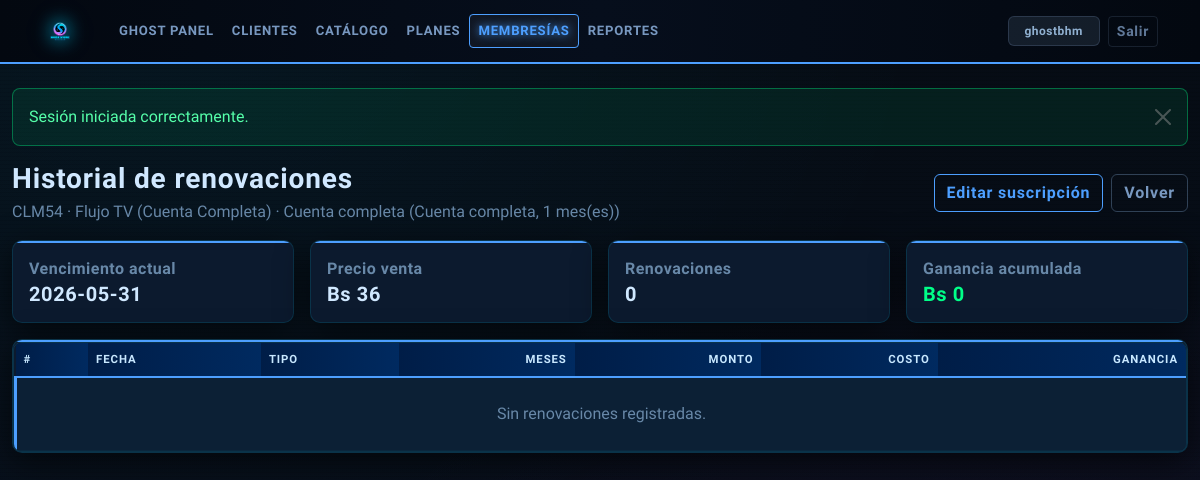
The page /suscripciones/historial/205 (signed in) on the database its author committed.
### tables this page shows
CREATE TABLE `suscripciones` (
  `id` int(11) NOT NULL,
  `cliente_id` int(11) NOT NULL,
  `plataforma_id` int(11) NOT NULL,
  `modalidad_id` int(11) NOT NULL,
  `precio_venta` decimal(10,2) DEFAULT NULL,
  `costo_base` decimal(10,2) DEFAULT NULL,
  `fecha_inicio` date NOT NULL,
  `fecha_vencimiento` date NOT NULL,
  `estado` enum('CONTACTAR_2D','REENVIAR_1D','ESPERA','ACTIVO','VENCIDO','RECUP') DEFAULT 'ACTIVO',
  `ultimo_contacto_fecha` datetime DEFAULT NULL,
  `ultimo_contacto_tipo` enum('MENOS_2','MENOS_1','REC_7','REC_15') DEFAULT NULL,
  `usuario_proveedor` varchar(150) DEFAULT NULL,
  `notas` text DEFAULT NULL,
  `flag_no_renovo` tinyint(1) DEFAULT 0,
  `created_at` datetime DEFAULT current_timestamp()
);

CREATE TABLE `clientes` (
  `id` int(11) NOT NULL,
  `nombre` varchar(120) NOT NULL,
  `telefono` varchar(20) NOT NULL,
  `notas` text DEFAULT NULL,
  `created_at` datetime DEFAULT current_timestamp()
);

CREATE TABLE `plataformas` (
  `id` int(11) NOT NULL,
  `nombre` varchar(100) NOT NULL,
  `tipo_servicio` enum('RENOVABLE','DESECHABLE') NOT NULL,
  `duraciones_disponibles` varchar(100) DEFAULT NULL,
  `dato_renovacion` varchar(20) NOT NULL DEFAULT 'NO_APLICA',
  `mensaje_menos_2` text DEFAULT NULL,
  `mensaje_menos_1` text DEFAULT NULL,
  `mensaje_rec_7` text DEFAULT NULL,
  `mensaje_rec_15` text DEFAULT NULL,
  `created_at` datetime DEFAULT current_timestamp()
);

CREATE TABLE `modalidades` (
  `id` int(11) NOT NULL,
  `plataforma_id` int(11) NOT NULL,
  `nombre_modalidad` varchar(100) NOT NULL,
  `tipo_cuenta` enum('CUENTA_COMPLETA','POR_DISPOSITIVOS','AMBOS') NOT NULL DEFAULT 'CUENTA_COMPLETA',
  `duracion_meses` int(11) NOT NULL DEFAULT 1,
  `dispositivos` int(11) DEFAULT NULL,
  `precio` decimal(10,2) NOT NULL,
  `costo` decimal(10,2) NOT NULL DEFAULT 0.00,
  `created_at` datetime DEFAULT current_timestamp()
);

### app/core/Controller.php (called while the page is built, shortened)
<?php
class Controller
{
    protected function render(string $view, array $data = []): void
    {
        extract($data, EXTR_SKIP);
        require APP_PATH . '/views/layouts/header.php';
        require APP_PATH . '/views/' . $view . '.php';
        require APP_PATH . '/views/layouts/footer.php';
    }
}

### app/controllers/SuscripcionesController.php (called while the page is built, shortened)
<?php
class SuscripcionesController extends Controller
{
    private Suscripcion $suscripciones;
    public function __construct()
    {
        $this->suscripciones = new Suscripcion();
    }
    public function historial(int $id): void
    {
        $suscripcion = $this->suscripciones->findWithRelations($id);
        $movimientos = (new Movimiento())->allBySuscripcion($id);
        $this->render('suscripciones/historial', [
            'pageTitle' => 'Historial de renovaciones',
            'suscripcion' => $suscripcion,
            'movimientos' => $movimientos,
        ]);
    }
}

### app/config/db.php (called while the page is built, shortened)
<?php
function db(): \PDO
{
    static $pdo = null;
    if ($pdo instanceof \PDO) {
        return $pdo;
    }
    $dsn = sprintf(
        'mysql:host=%s;port=%d;dbname=%s;charset=%s',
        DB_HOST,
        DB_PORT,
        DB_NAME,
        DB_CHARSET
    );
    $options = [
        \PDO::ATTR_ERRMODE => \PDO::ERRMODE_EXCEPTION,
        \PDO::ATTR_DEFAULT_FETCH_MODE => \PDO::FETCH_ASSOC,
        \PDO::ATTR_EMULATE_PREPARES => false,
    ];
    if (defined('PDO::MYSQL_ATTR_INIT_COMMAND')) {
        $setNames = 'SET NAMES ' . DB_CHARSET;
        if (defined('DB_COLLATION') && DB_COLLATION !== '') {
            $setNames .= ' COLLATE ' . DB_COLLATION;
        }
        $options[\PDO::MYSQL_ATTR_INIT_COMMAND] = $setNames;
    }
    try {
        $pdo = new \PDO(
            $dsn,
            DB_USER,
            DB_PASS,
            $options
        );
    } catch (\PDOException $exception) {
        $logDir = STORAGE_PATH . '/logs';
        if (!is_dir($logDir)) {
            @mkdir($logDir, 0775, true);
        }
        $logLine = sprintf(
            "[%s] Error DB: %s%s",
            date('Y-m-d H:i:s'),
            $exception->getMessage(),
            PHP_EOL
        );
        @file_put_contents($logDir . '/app.log', $logLine, FILE_APPEND);
        http_response_code(500);
        if (APP_DEBUG) {
            die('Error de conexion a base de datos: ' . $exception->getMessage());
        }
        die('Error interno del servidor.');
    }
    return $pdo;
}

### app/models/BaseModel.php (called while the page is built, shortened)
<?php
abstract class BaseModel
{
    public function __construct(?PDO $db = null)
    {
        $this->db = $db ?? \db();
    }
}

### app/models/Suscripcion.php (called while the page is built, shortened)
<?php
class Suscripcion extends BaseModel
{
    public function findWithRelations(int $id): ?array
    {
        $stmt = $this->db->prepare(
            'SELECT
                s.*,
                c.nombre AS cliente_nombre,
                c.telefono AS cliente_telefono,
                p.nombre AS plataforma_nombre,
                p.tipo_servicio AS plataforma_tipo_servicio,
                p.duraciones_disponibles AS plataforma_duraciones_disponibles,
                p.dato_renovacion AS plataforma_dato_renovacion,
                p.mensaje_menos_2,
                p.mensaje_menos_1,
                p.mensaje_rec_7,
                p.mensaje_rec_15,
                m.nombre_modalidad,
                m.tipo_cuenta,
                m.duracion_meses,
                m.dispositivos,
                m.precio AS modalidad_precio,
                m.costo AS modalidad_costo,
                COALESCE(s.precio_venta, m.precio) AS precio_final,
                COALESCE(s.costo_base, m.costo) AS costo_final,
                (COALESCE(s.precio_venta, m.precio) - COALESCE(s.costo_base, m.costo)) AS ganancia_final
            FROM suscripciones s
            INNER JOIN clientes c ON c.id = s.cliente_id
            INNER JOIN plataformas p ON p.id = s.plataforma_id
            INNER JOIN modalidades m ON m.id = s.modalidad_id
            WHERE s.id = :id
            LIMIT 1'
        );
        $stmt->execute(['id' => $id]);
        $result = $stmt->fetch();
        return $result ?: null;
    }
}

### app/config/config.php (called while the page is built, shortened)
<?php
function base_url_path(): string
{
    static $basePath = null;
    if ($basePath !== null) {
        return $basePath;
    }
    $scriptDir = str_replace('\\', '/', dirname($_SERVER['SCRIPT_NAME'] ?? '/'));
    $scriptDir = rtrim($scriptDir, '/');
    $basePath = $scriptDir === '' ? '/' : $scriptDir;
    return $basePath;
}
function url(string $path = '/'): string
{
    $base = base_url_path();
    $path = '/' . ltrim($path, '/');
    return $base === '/' ? $path : $base . $path;
}
function e(mixed $value): string
{
    return htmlspecialchars((string) $value, ENT_QUOTES, 'UTF-8');
}
function money(mixed $value): string
{
    $amount = (float) $value;
    $decimals = APP_MONEY_DECIMALS;
    return APP_CURRENCY_SYMBOL . ' ' . number_format(
        $amount,
        $decimals,
        APP_DECIMAL_SEPARATOR,
        APP_THOUSANDS_SEPARATOR
    );
}

### app/models/Modalidad.php (called while the page is built, shortened)
<?php
class Modalidad extends BaseModel
{
    public static function tipoCuentaLabel(string $tipo, ?int $dispositivos = null): string
    {
        return match ($tipo) {
            'POR_DISPOSITIVOS' => $dispositivos !== null && $dispositivos > 0
                ? 'Por dispositivos (' . $dispositivos . ')'
                : 'Por dispositivos',
            'AMBOS' => 'Cuenta completa o por dispositivos',
            default => 'Cuenta completa',
        };
    }
}

### app/models/Movimiento.php (called while the page is built, shortened)
<?php
class Movimiento extends BaseModel
{
    public function allBySuscripcion(int $suscripcionId): array
    {
        $stmt = $this->db->prepare(
            'SELECT mv.*
             FROM movimientos mv
             WHERE mv.suscripcion_id = :suscripcion_id
             ORDER BY mv.fecha DESC, mv.id DESC'
        );
        $stmt->execute(['suscripcion_id' => $suscripcionId]);
        return $stmt->fetchAll();
    }
}

### app/views/suscripciones/historial.php (the view, shortened to what this page needs)
<?php
$clienteNombre = (string) ($suscripcion['cliente_nombre'] ?? '');
$plataformaNombre = (string) ($suscripcion['plataforma_nombre'] ?? '');
$modalidadNombre = (string) ($suscripcion['nombre_modalidad'] ?? '');
$tipoCuenta = (string) ($suscripcion['tipo_cuenta'] ?? 'CUENTA_COMPLETA');
$dispositivos = isset($suscripcion['dispositivos']) ? (int) $suscripcion['dispositivos'] : null;
$duracion = max(1, (int) ($suscripcion['duracion_meses'] ?? 1));
?>
<div class="d-flex flex-wrap justify-content-between align-items-center gap-2 mb-3">
    <div>
        <h1 class="h3 mb-1">Historial de renovaciones</h1>
        <p class="text-secondary mb-0">
            <?= e($clienteNombre) ?> · <?= e($plataformaNombre) ?> · <?= e($modalidadNombre) ?>
            (<?= e(Modalidad::tipoCuentaLabel($tipoCuenta, $dispositivos)) ?>, <?= e((string) $duracion) ?> mes(es))
        </p>
    </div>
    <div class="d-flex gap-2">
        <a href="<?= e(url('/suscripciones/editar/' . (int) $suscripcion['id'])) ?>" class="btn btn-outline-primary">Editar suscripción</a>
        <a href="<?= e(url('/suscripciones')) ?>" class="btn btn-outline-secondary">Volver</a>
    </div>
</div>
<div class="row g-3 mb-3">
    <div class="col-12 col-md-3">
        <div class="card border-0 shadow-sm h-100">
            <div class="card-body">
                <h2 class="h6 text-secondary mb-1">Vencimiento actual</h2>
                <div class="h5 mb-0"><?= e((string) ($suscripcion['fecha_vencimiento'] ?? '')) ?></div>
            </div>
        </div>
    </div>
    <div class="col-12 col-md-3">
        <div class="card border-0 shadow-sm h-100">
            <div class="card-body">
                <h2 class="h6 text-secondary mb-1">Precio venta</h2>
                <div class="h5 mb-0"><?= e(money((float) ($suscripcion['precio_final'] ?? $suscripcion['modalidad_precio'] ?? 0))) ?></div>
            </div>
        </div>
    </div>
    <div class="col-12 col-md-3">
        <div class="card border-0 shadow-sm h-100">
            <div class="card-body">
                <h2 class="h6 text-secondary mb-1">Renovaciones</h2>
                <div class="h5 mb-0"><?= e((string) count($movimientos)) ?></div>
            </div>
        </div>
    </div>
    <div class="col-12 col-md-3">
        <div class="card border-0 shadow-sm h-100">
            <div class="card-body">
                <h2 class="h6 text-secondary mb-1">Ganancia acumulada</h2>
                <?php $ganAcum = array_sum(array_column($movimientos, 'utilidad')); ?>
                <div class="h5 mb-0 <?= $ganAcum < 0 ? 'text-danger' : 'text-success' ?>"><?= e(money((float) $ganAcum)) ?></div>
            </div>
        </div>
    </div>
</div>
<div class="card shadow-sm">
    <div class="card-body p-0">
        <div class="table-responsive">
            <table class="table table-striped align-middle mb-0">
                <thead class="table-dark">
                    <tr>
                        <th>#</th>
                        <th>Fecha</th>
                        <th>Tipo</th>
                        <th class="text-end">Meses</th>
                        <th class="text-end">Monto</th>
                        <th class="text-end">Costo</th>
                        <th class="text-end">Ganancia</th>
                    </tr>
                </thead>
                <tbody>
                    <?php if (empty($movimientos)): ?>
                        <tr><td colspan="7" class="text-center py-4 text-secondary">Sin renovaciones registradas.</td></tr>
                    <?php endif; ?>
                </tbody>
            </table>
        </div>
    </div>
</div>

### public/index.php (shortened to what this page needs)
<?php
require_once __DIR__ . '/../app/config/config.php';
require_once APP_PATH . '/config/db.php';
spl_autoload_register(static function (string $className): void {
    $prefix = 'App\\';
    $relativeClass = substr($className, strlen($prefix));
    $parts = explode('\\', $relativeClass);
    if (isset($parts[0])) {
        $parts[0] = strtolower($parts[0]);
    }
    $filePath = APP_PATH . '/' . implode('/', $parts) . '.php';
});
$method = $_SERVER['REQUEST_METHOD'] ?? 'GET';
$path = request_path();
foreach ($routes as [$routeMethod, $routePattern, $handler]) {
    if ($method !== $routeMethod) {
        continue;
    }
    if (!preg_match($routePattern, $path, $matches)) {
        continue;
    }
    array_shift($matches);
    [$controllerClass, $action] = $handler;
    $controller = new $controllerClass();
    $params = array_map(static fn (string $item): int|string => ctype_digit($item) ? (int) $item : $item, $matches);
    call_user_func_array([$controller, $action], $params);
    exit;
}
require APP_PATH . '/views/layouts/header.php';
require APP_PATH . '/views/layouts/footer.php';

### app/views/layouts/header.php (style rules this page uses)
:root { --gs-bg: #060c14; --gs-surface: #0c1a2e; --gs-border: rgba(0,212,255,.13); --gs-cyan: #00d4ff; --gs-magenta: #e040fb; --gs-text: #c8dff4; --gs-dim: #7090b8; --gs-font: 'Rajdhani','Exo 2',system-ui,sans-serif; }
body.app-body { font-family: var(--gs-font); color: var(--gs-text); background: radial-gradient(ellipse at 15% 0%, rgba(0,212,255,.055) 0%, transparent 52%), radial-gradient(ellipse at 85% 100%, rgba(224,64,251,.055) 0%, transparent 52%), linear-gradient(180deg, #060c14 0%, #080f1c 100%); min-height: 100vh; }
body.app-body::before { content:'';position:fixed;inset:0;pointer-events:none;z-index:0; background:repeating-linear-gradient(0deg,transparent,transparent 3px,rgba(0,0,0,.055) 3px,rgba(0,0,0,.055) 4px); }
.card { background: var(--gs-surface) !important; border: 1px solid var(--gs-border) !important; border-radius: 10px !important; box-shadow: 0 8px 32px rgba(0,0,0,.6), inset 0 1px 0 rgba(255,255,255,.025) !important; overflow: hidden; }
.card .card-body { background: transparent !important; color: var(--gs-text); }
.card > .card-body:first-child { border-top: 2px solid var(--section-accent); }
h1,h2,h3,h4,h5,h6,.h1,.h2,.h3,.h4,.h5,.h6 { font-family: var(--gs-font); font-weight: 700; color: #d0e8ff; letter-spacing: .03em; }
.table-responsive { border: 1px solid var(--gs-border) !important; border-radius: 8px; overflow-x: auto; overflow-y: hidden; -webkit-overflow-scrolling: touch; }
.table { margin-bottom: 0; --bs-table-bg: transparent; --bs-table-striped-bg: rgba(0,212,255,.03); --bs-table-hover-bg: rgba(255,255,255,.02); color: var(--gs-text); }
.table thead th, .table.table-dark thead th { background: linear-gradient(90deg, var(--section-head-start) 0%, var(--section-head-end) 100%) !important; color: #c8e8ff; border-bottom: 2px solid var(--section-accent) !important; text-transform: uppercase; letter-spacing: .08em; font-size: .71rem; font-weight: 700; font-family: var(--gs-font); }
.table td,.table th { border-color: rgba(0,212,255,.07) !important; vertical-align: middle; color: var(--gs-text); }
.table tbody tr td:first-child { border-left: 3px solid var(--section-accent) !important; }
.btn { font-family:var(--gs-font); font-weight:600; letter-spacing:.05em; transition:box-shadow .2s,transform .15s,background .2s; }
.btn-outline-primary { color:var(--section-accent)!important; border-color:var(--section-accent)!important; background:transparent!important; }
.btn-outline-secondary { color:#7898c0!important; border-color:rgba(120,152,192,.38)!important; background:transparent!important; }
.text-secondary { color:#6888a8!important; }
.text-success { color:#00ff88!important; }

### rows shown on the page
suscripciones: cliente.nombre "CLM54", plataforma.nombre "Flujo TV (Cuenta Completa)", modalidad.nombre_modalidad "Cuenta completa", modalidad.tipo_cuenta "Cuenta completa", modalidad.duracion_meses "1", fecha_vencimiento "2026-05-31"

### other values the page prints
$flash['message'] "Sesión iniciada correctamente."
count($movimientos) "0"
money((float) $ganAcum) "Bs 0"
